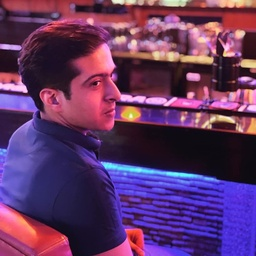
#> input picture vishal.jpg, 256 x 256 px, shrunk from 843 x 843 before the run, given in place of vishal.jpeg, which was not available
$ python Assignment5.py
#> lines starting #> are read from the running program, lines starting #| are printed output that depends on the picture; pictures that were not available may be replaced by others from this repository, and a replacement may not be noted
#BT19ECE033 VISHAL YADAV
#Assignment5:
#Histogram Equalization on an Image.

#importing required libraries
import math
import numpy as np
import matplotlib.pyplot as plt
import cv2
#declaring path of image
path = r"C:\Users\USER\Desktop\images\vishal.jpeg"
 #Reading the image
image = cv2.imread(path)
#> image is the input picture: shape (256, 256, 3); mean B, G, R 101.7, 54.6, 98.5
m,n,v = np.shape(image)
#> m = 256; n = 256; v = 3
 #Converting color image to grayscale
gray_image = cv2.cvtColor(image, cv2.COLOR_BGR2GRAY)
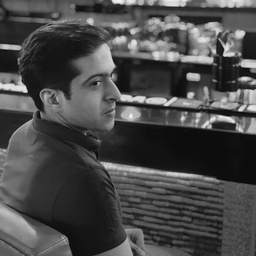
#> gray_image: shape (256, 256); min 8, max 247, mean 73.1
gray_image_1 = cv2.cvtColor(image, cv2.COLOR_BGR2GRAY)

#performing histogram equalization
#getting the unique elements(pixel intensities)
unique_array = np.unique(gray_image)
#> unique_array = 237 values from 8 to 247
 #getting the frequency of corresponding pixel intensities
frequency_array = np.zeros(len(unique_array),int)
#> frequency_array = 237 values from 0 to 0
cdf_array = np.zeros(len(unique_array),int)
#> cdf_array = 237 values from 0 to 0
hv_array = np.zeros(len(unique_array),int)
#> hv_array = 237 values from 0 to 0

for i in range(0,len(unique_array)):
    frequency_array[i] = np.count_nonzero(gray_image == unique_array[i])
#> after the loop, frequency_array = 237 values, max 1819 at index 5, min 1 at index 229, mean 276.5

cdf_array[0] = frequency_array[0]

for i in range(1,len(unique_array)):
    cdf_array[i] = cdf_array[i-1] + frequency_array[i]
#> after the loop, cdf_array = 237 values from 2 to 65536

cdf_min = min(cdf_array)
#> cdf_min = 2

for i in range(0,len(unique_array)):
    hv_array[i] = round(((cdf_array[i] - cdf_min)*255)/((m*n) - cdf_min))
#> after the loop, hv_array = 237 values from 0 to 255

for i in range(0,len(unique_array)):
    for j in range(m):
        for k in range(n):
            if(gray_image_1[j][k] == unique_array[i]):
                gray_image_1[j][k] = hv_array[i]
            else:
                continue
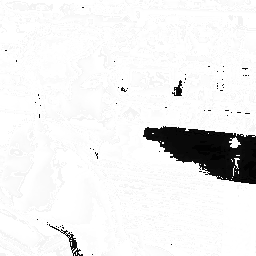
#> gray_image_1: shape (256, 256); min 0, max 255, mean 237.4

#Dispalying original image, image after Histogram Equalization using manual and built-in function
cv2.imshow('Original Image',gray_image)
cv2.waitKey(0)
cv2.imshow('Histogram equalization on Image ',gray_image_1)
cv2.waitKey(0)

#Now using built-in function 'equalizeHist' and comparing the results
cv2.imshow('Histogram equalization on Image with built-in function',cv2.equalizeHist(gray_image))
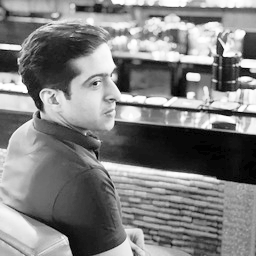
#> window 'Histogram equalization on Imag': shape (256, 256); min 0, max 255, mean 128.5
cv2.waitKey(0)
cv2.destroyAllWindows()

#Histogram of pixel intensities before and after histogram equalization
plt.subplot(3,1,1)
plt.hist(gray_image.ravel(),256,[0,256])
plt.subplot(3,1,2)
plt.hist(gray_image_1.ravel(),256,[0,256])
plt.subplot(3,1,3)
plt.hist(cv2.equalizeHist(gray_image).ravel(),256,[0,256])
plt.show()
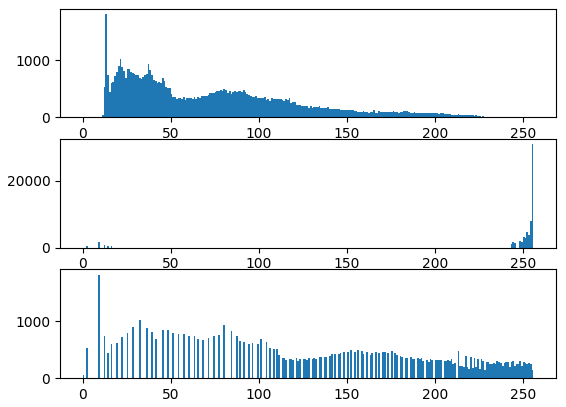
#> figure drawn by matplotlib, 3 panels; panel 1: tallest bar 1819 high, from x = 13 to 14; panel 2: tallest bar 30915 high, from x = 255 to 256; panel 3: tallest bar 1819 high, from x = 9 to 10
